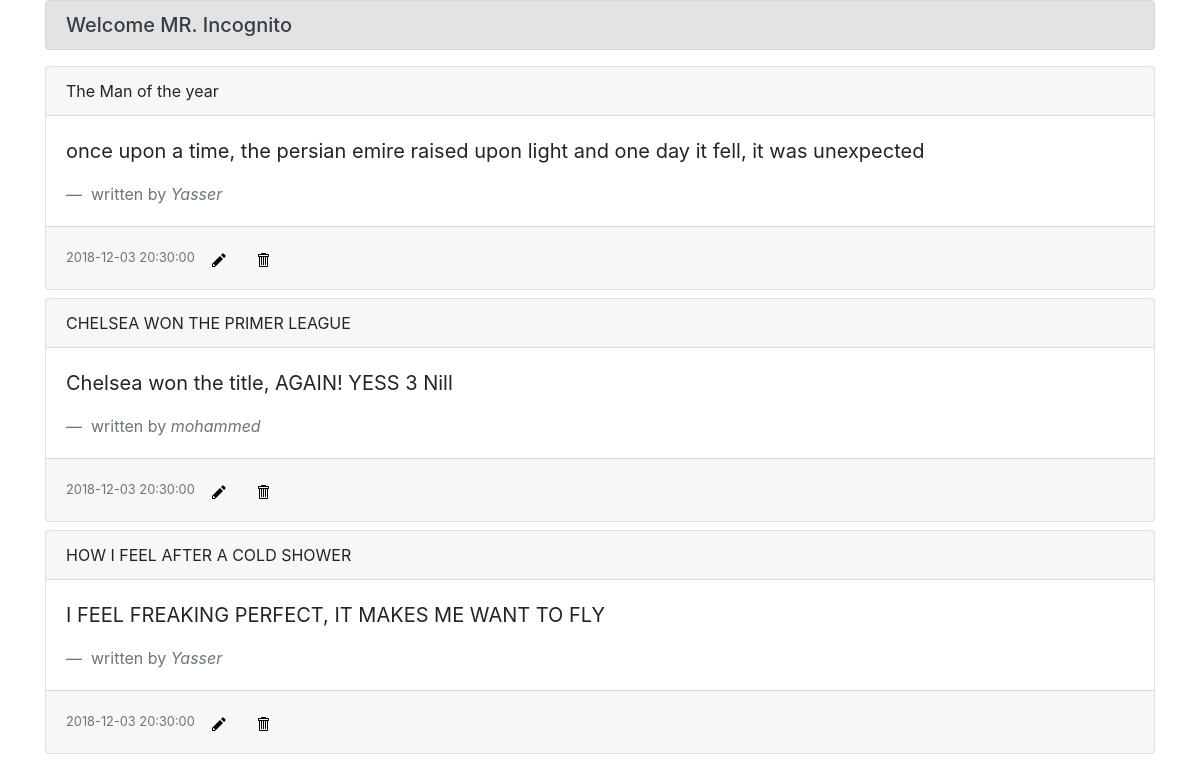
The app's page /blogs, older data.
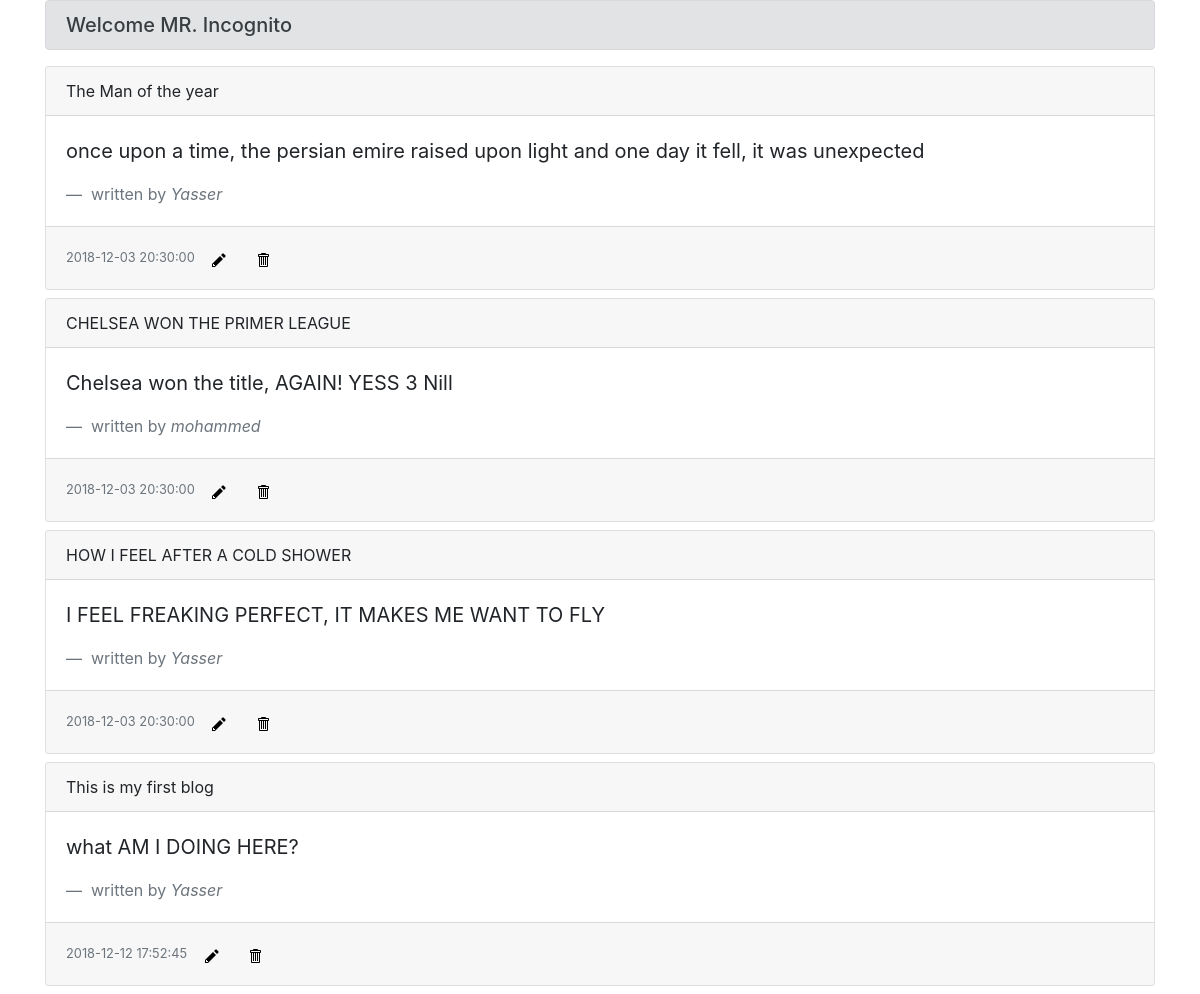
The same page, newer data.
### database_setup.py (models this page shows, shortened)
class Post(Base):
    __tablename__ = 'post'
    id = Column(Integer, primary_key=True)
    uid = Column(Integer, ForeignKey('user.id'))
    title = Column(String(250), nullable=False)
    content = Column(String(5000), nullable=False)
    type = Column(String(30))
    status = Column(String(30))
    time_created = Column(DateTime(timezone=True), server_default=func.now())
    time_updated = Column(DateTime(timezone=True), onupdate=func.now())
    user = relationship(User)

class User(Base):
    __tablename__ = 'user'
    id = Column(Integer, primary_key=True)
    username = Column(String(30), unique=True, nullable=False)
    name = Column(String(250), nullable=False)
    email = Column(String(250), nullable=False)
    password = Column(String(250), nullable=False)
    avatar = Column(String(250))
    bio = Column(String(250))
    phone_number = Column(String(14))
    time_created = Column(DateTime(timezone=True), server_default=func.now())

### application.py (the view)
@app.route('/')
@app.route('/blogs')
def main():
    log('200')
    posts = None
    try:
        posts = session.execute(
            'select post.title,post.time_created,post.content, post.id, user.name from post inner join user on post.uid=user.id left join post_likes on post_likes.pid = post.id').fetchall()
    except Exception:
        pass
    username = 'Incognito'
    if 'username' in login_session:
        username = login_session['username']
        email = login_session['email']
        user_id = login_session['id']
    return render_template('index.html', posts=posts, username=username)

### application.py (called while the page is built)
def log(response):
    ip = request.remote_addr
    url = request.url
    response = response
    new_log = Log(ip=ip, url=url, response=response)
    session.add(new_log)
    try:
        session.commit()
    except:
        session.rollback()
        raise

### templates/index.html (shortened to what this page needs)
<!DOCTYPE html>
<html>
  <head>
<link rel="stylesheet" href="https://stackpath.bootstrapcdn.com/bootstrap/4.1.3/css/bootstrap.min.css">
  </head>
  <body>
  <div class="container">
      <h5 class="alert alert-secondary"> Welcome MR. {{username}} </h5>
  {% for post in posts %}
      <div class="card my-2">
  <div class="card-header">
  {{post.title}}
  </div>
  <div class="card-body">
    <blockquote class="blockquote mb-0">
      <p>{{post.content}}</p>
      <footer class="blockquote-footer"> written by <cite title="Source Title">{{post.name}}</cite></footer>
    </blockquote>
  </div>
  <div class="card-footer">
      <small class="text-muted">{{post.time_created}}</small>
  <button class="btn btn-link"><a href="{{url_for('edit_blog', post_id = post.id)}}"><img src={{ url_for('static',filename='pencil.svg') }} alt="icon name"></a></button>
  <button class="btn btn-link"> <a href="{{url_for('delete_blog', post_id = post.id)}}"><img src={{ url_for('static',filename='trashcan.svg') }} alt="icon name">
</a> </button>
    </div>
</div>
{% endfor %}
</div>
  </body>
</html>

Row changes from the older to the newer data that the page shows:
added Post: title "This is my first blog", content "what AM I DOING HERE?", name "Yasser", time_created "2018-12-12 17:52:45"
